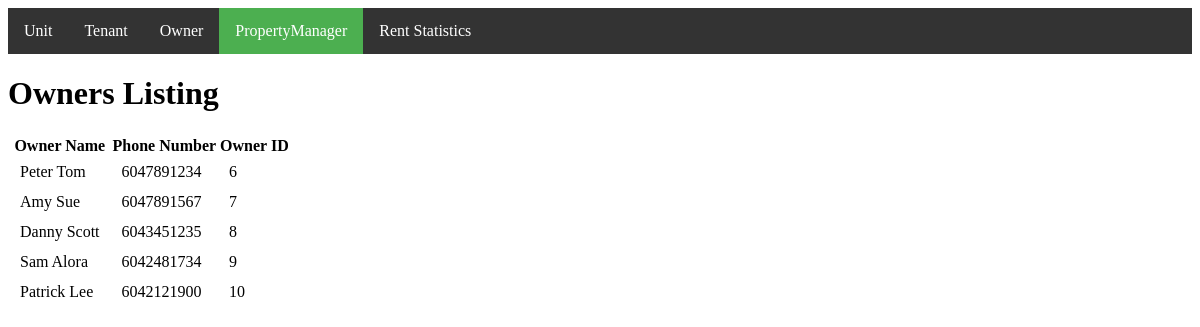
Screenshot of /Owner/index with the database file from the repository.
### tables this page shows
CREATE TABLE Owners (
    OwnerID int,
    PhoneNum Varchar(30),
    Name Varchar(30),
    PRIMARY KEY (OwnerID) );

### app/Controller/Controller.php (called while the page is built, shortened)
<?php
class Controller
{
    public function view($view, $data = []) {
        require_once '../app/View/' . $view . '.php';
    }
}

### app/Controller/OwnerController.php (called while the page is built)
<?php
class OwnerController extends Controller
{
    protected $model;
    public function __construct() {
        $this->model = $this->model("Owner");
    }
    public function index() {
        $owners = $this->model->getAllOwners();
        $this->view('owner/index', [
            "owners" =>$owners
        ]);
    }
}

### app/core/App.php (called while the page is built, shortened)
<?php
class App
{
    protected $method = "index";
    public function __construct()
    {
        $url = $this->parseUrl();
        if ($url && $url[0] && file_exists("../app/Controller/" . $url[0] . "Controller.php")) {
            unset($url[0]);
        }
        $this->controller = new $this->controller;
        if (isset($url[1])) {
            if (method_exists($this->controller, $url[1])) {
                $this->method = $url[1];
            }
        }
        $this->params = $url ? array_values($url) : [];
        call_user_func_array([$this->controller, $this->method], $this->params);
    }
    protected function parseUrl() {
        if (isset($_GET["url"])) {
            return $url = explode("/",
                filter_var(rtrim($_GET["url"], '/'), FILTER_SANITIZE_URL));
        }
    }
}

### public/index.php (called while the page is built, shortened)
<?php
$app = new App();

### app/Model/Owner.php (called while the page is built, shortened)
<?php
require_once 'Connection.php';
class Owner
{
    protected $connection;
    public function __construct() {
        $conn = new Connection();
        $this->connection = $conn->openConnection();
    }
    public function getAllOwners() {
        $sql = "SELECT * FROM Owners";
        $results = $this->connection->query($sql);
        return $results;
    }
}

### app/Model/Connection.php (called while the page is built, shortened)
<?php
class Connection
{
    function openConnection()
    {
        $dbhost = "localhost";
        $dbuser = "root";
        $dbpass = "root";
        $db = "pms";
        $conn = new mysqli($dbhost, $dbuser,
            $dbpass, $db) or die("Connect failed: %s\n" .
            $conn->error);
        return $conn;
    }
}

### app/View/owner/index.php (the view, shortened to what this page needs)
<html>
    <head>
        <link rel="stylesheet" type="text/css" href="/css/common.css" media="screen"/>
    </head>
    <body>
        <?php $activeTab = 3;
        include('../app/View/header.php');  ?>
        <h1>Owners Listing</h1>
        <table>
            <thead>
                <tr>
                    <th>Owner Name </th>
                    <th>Phone Number</th>
                    <th>Owner ID</th>
                </tr>
            </thead>
            <tbody>
            <?php
            foreach ($data["owners"] as $key => $owner):?>
                <tr>
                    <td><?= $owner["Name"] ?></td>
                    <td><?= $owner["PhoneNum"] ?></td>
                    <td><?= $owner["OwnerID"] ?></td>
                </tr>
            <?php endforeach;?>
            </tbody>
        </table>
    </body>
</html>

### public/css/common.css (style rules this page uses)
.units-table th, td { padding: 5px 10px; }

### rows the page displays
owners: Name "Peter Tom", PhoneNum "6047891234", OwnerID "6"
owners: Name "Amy Sue", PhoneNum "6047891567", OwnerID "7"
owners: Name "Danny Scott", PhoneNum "6043451235", OwnerID "8"
owners: Name "Sam Alora", PhoneNum "6042481734", OwnerID "9"
owners: Name "Patrick Lee", PhoneNum "6042121900", OwnerID "10"

### other values shown
$option[1] "Unit"
$option[1] "Tenant"
$option[1] "Owner"
$option[1] "PropertyManager"
$option[1] "Rent Statistics"
